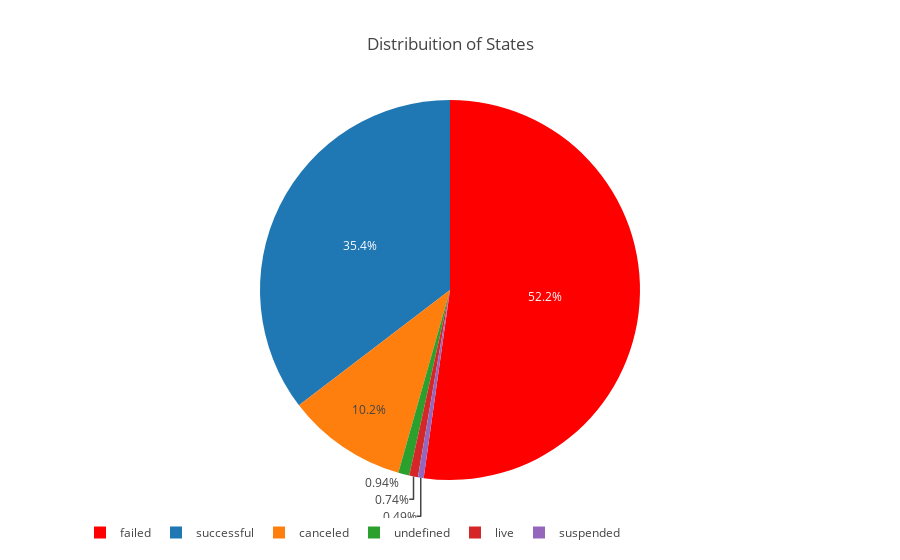

Notebook source saved alongside this figure:
### Markdown cell above
## Exploratory Data Analysis

Let us see the distribution of the final state of the projectsin percentage.

### Code cell
success_percent = round(df["state"].value_counts() / len(df["state"]) * 100,2)

print("Final States in %: ")
print(success_percent)

labels = list(success_percent.index)
values = list(success_percent.values)

data = [go.Pie(labels=labels, values=values, marker=dict(colors=['red']))]

layout = go.Layout(title='Distribuition of States', legend=dict(orientation="h"));

fig = go.Figure(data=data, layout=layout)
iplot(fig)

### Figure 1 — Plotly figure (JSON) as saved in the notebook; plotly's stock layout.template omitted (floating-point values rounded to 4 significant figures)
{"data": [{"labels": ["failed", "successful", "canceled", "undefined", "live", "suspended"], "marker": {"colors": ["red"]}, "type": "pie", "uid": "b552516e-a1ce-11e8-a634-e4a471eaec8b", "values": [52.22, 35.38, 10.24, 0.94, 0.74, 0.49]}], "layout": {"legend": {"orientation": "h"}, "title": "Distribuition of States"}}
